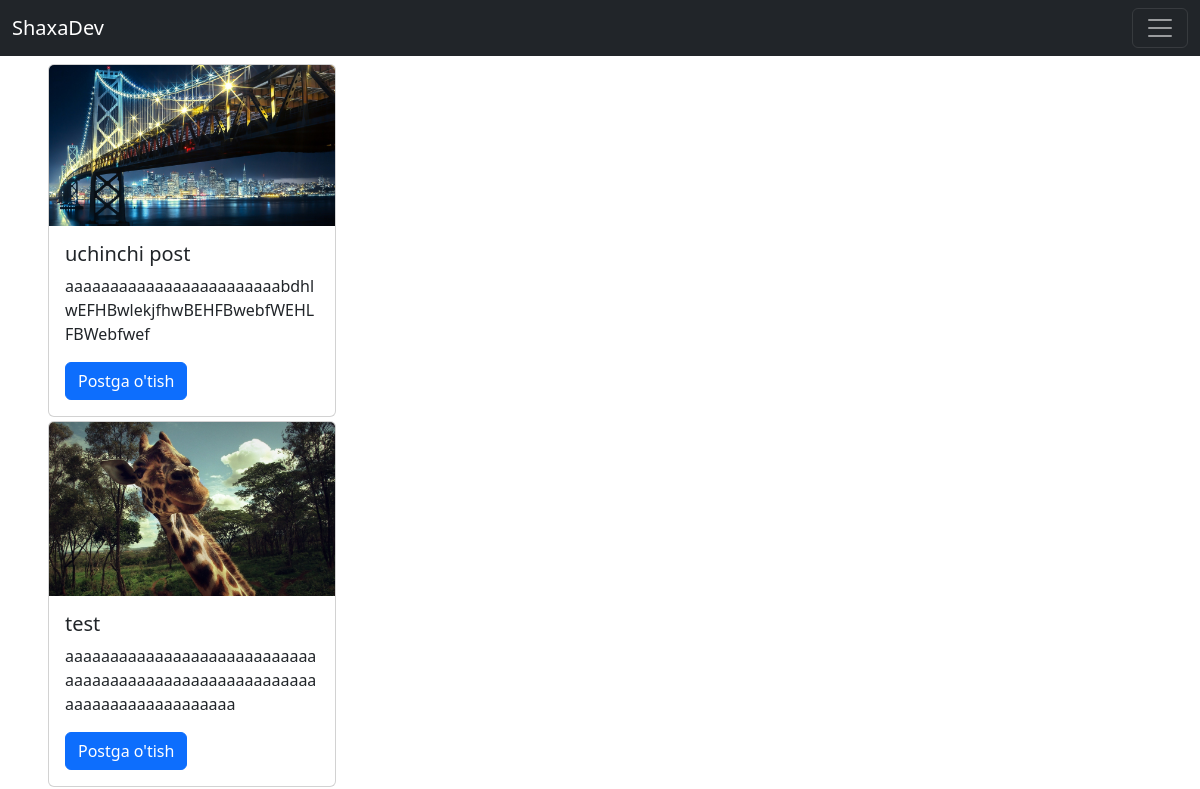
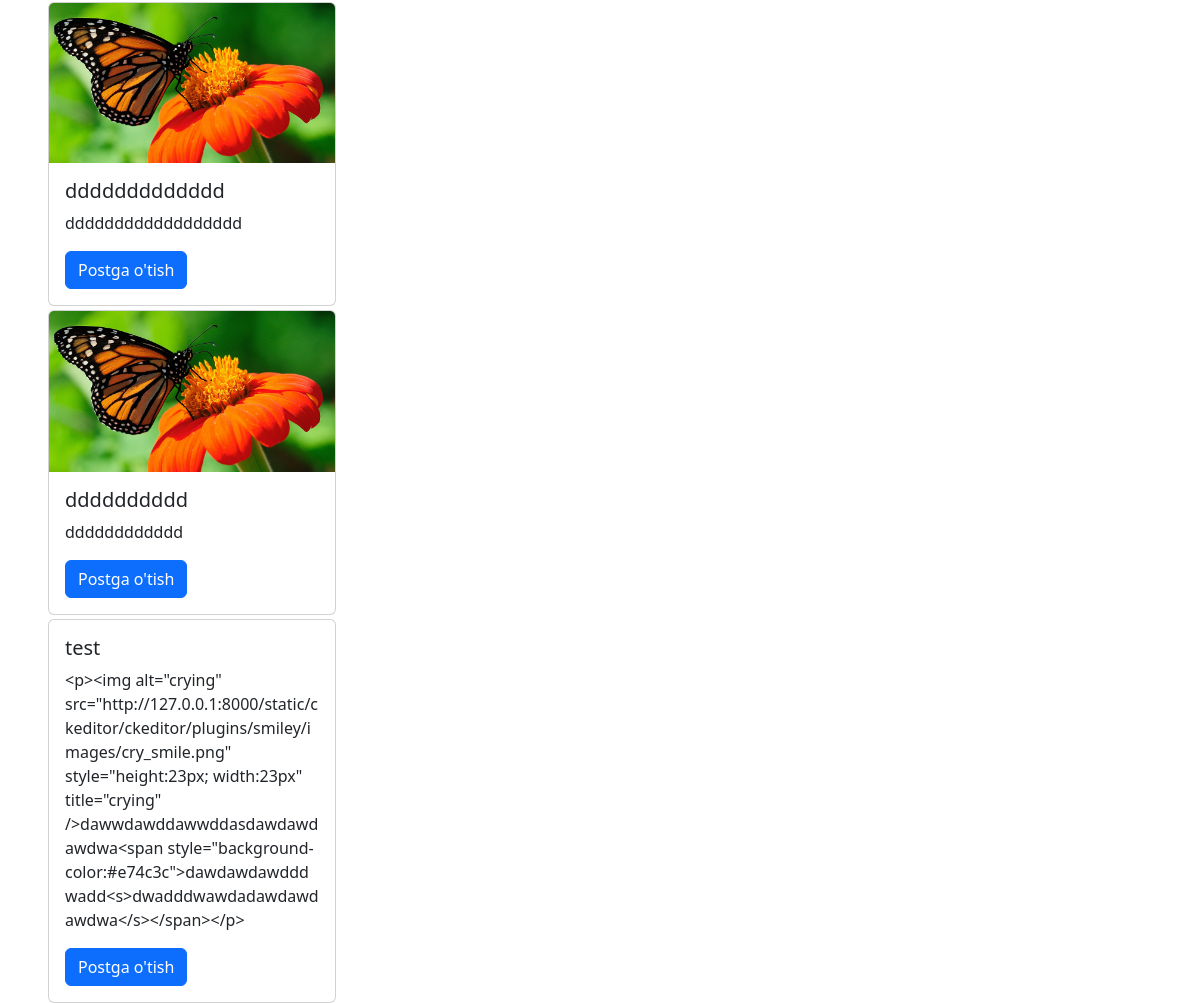
The app's page /articles/ with its own data (2 pictures, top to bottom).
### articles/models.py (models this page shows, shortened)
class Article(models.Model):
    title = models.CharField(max_length=150)
    summary = models.CharField(max_length=200, blank=True)
    body = RichTextField()
    photo = models.ImageField(upload_to='images/', blank=True)
    date = models.DateTimeField(auto_now_add= True)
    author = models.ForeignKey(
        get_user_model(),
        on_delete=models.CASCADE
    )

### articles/views.py (the view)
# urls.py: path('', ArticleListView.as_view(),name='article_list'),
class ArticleListView(ListView):
    model = Article
    template_name = 'article_list.html'

### templates/article_list.html (shortened to what this page needs)
{% extends 'base.html'%}
{% block content %}
{% for article in object_list%}
<div class="card mt-1 ms-5 " style="width: 18rem; top: 60px; ">
     {% if article.photo %}
    <img src="{{article.photo.url}}" class="card-img-top" alt="">
     {% endif %}
    <div class="card-body">
      <h5 class="card-title">{{article.title}}</h5>
      <p class="card-text">{{article.body}}</p>
      <a href="{% url 'article_detail' article.pk %}" class="btn btn-primary">Postga o'tish</a>
    </div>
  </div>
{% endfor %}
{% endblock content %}

### records on screen
Article: photo (picture), title "uchinchi post", body "aaaaaaaaaaaaaaaaaaaaaaaabdhlwEFHBwlekjfhwBEHFBwebfWEHLFBWebfwef"
Article: photo (picture), title "test", body "aaaaaaaaaaaaaaaaaaaaaaaaaaaaaaaaaaaaaaaaaaaaaaaaaaaaaaaaaaaaaaaaaaaaaaaaaaa"
Article: photo (picture), title "ddddddddddddd", body "dddddddddddddddddd"
Article: photo (picture), title "dddddddddd", body "dddddddddddd"
Article: title "test", body "<p><img alt=\"crying\" src=\"http://127.0.0.1:8000/static/ckeditor/ckeditor/plugins/smiley/images/cry_smile.png\" style=\"height:23px; width:23px\" title=\"crying\" />dawwdawddawwddasdawdawdawdwa<span style=\"background-color:#e74c3c\">dawdawdawdddwadd<s>dwadddwawdadawdawdawdwa</s></span></p>"
